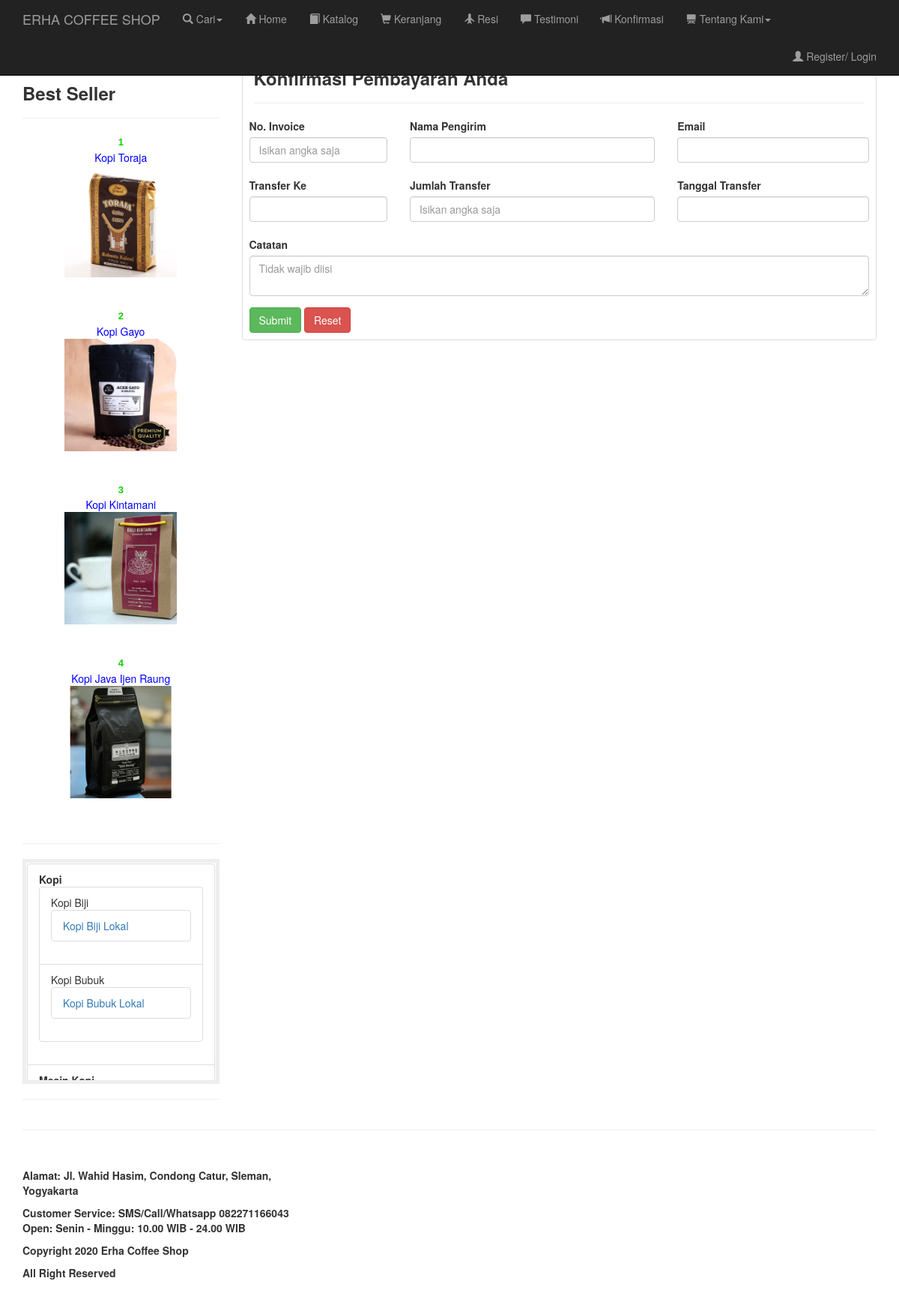
Screenshot of /konfirmasi.php with the database file from the repository.
### tables this page shows
CREATE TABLE `setting` (
  `id_setting` int(11) NOT NULL,
  `judul_setting` varchar(100) NOT NULL,
  `isi_setting` text NOT NULL,
  `updater` varchar(100) NOT NULL,
  `jam_update` time NOT NULL,
  `tgl_update` date NOT NULL
);

CREATE TABLE `bseller` (
  `id_bs` int(11) NOT NULL,
  `no_urut` int(11) NOT NULL,
  `judul_bs` int(11) NOT NULL,
  `jam_upload` time NOT NULL,
  `tgl_upload` date NOT NULL,
  `jam_update` time NOT NULL,
  `tgl_update` date NOT NULL,
  `uploader` text NOT NULL,
  `updater` text NOT NULL
);

CREATE TABLE `produk` (
  `id_produk` int(11) NOT NULL,
  `nama_produk` varchar(300) NOT NULL,
  `judul_seo` varchar(300) NOT NULL,
  `seo_keywords` varchar(300) NOT NULL,
  `seo_deskripsi` varchar(300) NOT NULL,
  `deskripsi` text NOT NULL,
  `warna` varchar(100) NOT NULL,
  `berat` varchar(10) NOT NULL,
  `kat` int(11) NOT NULL,
  `subkat` int(11) NOT NULL,
  `supersubkat` int(11) NOT NULL,
  `harga` varchar(50) NOT NULL,
  `diskon` int(11) NOT NULL,
  `harga_diskon` varchar(50) NOT NULL,
  `stok` int(11) NOT NULL,
  `garansi` varchar(25) NOT NULL,
  `uploader` varchar(200) NOT NULL,
  `updater` varchar(200) NOT NULL,
  `jam_upload` time NOT NULL,
  `tgl_upload` date NOT NULL,
  `jam_update` time NOT NULL,
  `tgl_update` date NOT NULL,
  `img` text NOT NULL
);

CREATE TABLE `kategori` (
  `id_kat` int(3) NOT NULL,
  `judul_kat` varchar(100) NOT NULL
);

CREATE TABLE `subkat` (
  `id_subkat` int(3) NOT NULL,
  `id_kat` int(3) NOT NULL,
  `judul_subkat` varchar(100) NOT NULL
);

CREATE TABLE `supersubkat` (
  `id_supersubkat` int(3) NOT NULL,
  `id_kat` int(3) NOT NULL,
  `id_subkat` int(3) NOT NULL,
  `judul_supersubkat` varchar(50) NOT NULL,
  `kategori_seo` varchar(50) NOT NULL
);

### fungsi/base_url.php (called while the page is built, shortened)
<?php
if (!function_exists('base_url')) {
    function base_url($atRoot=FALSE, $atCore=FALSE, $parse=FALSE){
        if (isset($_SERVER['HTTP_HOST'])) {
            $http = isset($_SERVER['HTTPS']) && strtolower($_SERVER['HTTPS']) !== 'off' ? 'https' : 'http';
            $hostname = $_SERVER['HTTP_HOST'];
            $dir =  str_replace(basename($_SERVER['SCRIPT_NAME']), '', $_SERVER['SCRIPT_NAME']);
            $core = preg_split('@/@', str_replace($_SERVER['DOCUMENT_ROOT'], '', realpath(dirname(__FILE__))), NULL, PREG_SPLIT_NO_EMPTY);
            $core = $core[0];
            $tmplt = $atRoot ? ($atCore ? "%s://%s/%s/" : "%s://%s/") : ($atCore ? "%s://%s/%s/" : "%s://%s%s");
            $end = $atRoot ? ($atCore ? $core : $hostname) : ($atCore ? $core : $dir);
            $base_url = sprintf( $tmplt, $http, $hostname, $end );
        }
        else $base_url = 'http://localhost/';
        return $base_url;
    }
}
$base_url = base_url();
?>

### fungsi/setting.php (called while the page is built, shortened)
<?php
$query_namatoko 		= "SELECT isi_setting FROM setting WHERE id_setting = 1 ";
$hasil_namatoko			= mysqli_query($conn,$query_namatoko);
$data_namatoko  		= mysqli_fetch_array($hasil_namatoko);
$namatoko 					= $data_namatoko['isi_setting'];
$query_footer 			= "SELECT isi_setting FROM setting WHERE id_setting = 5 ";
$hasil_footer 			= mysqli_query($conn,$query_footer);
$data_footer   			= mysqli_fetch_array($hasil_footer);
$footer 						= $data_footer['isi_setting'];
?>

### modul/mod_bseller.php (the view, shortened to what this page needs)
<h3>Best Seller</h3>
<hr/>
<div align="center">
  <marquee direction="up" height="175" width="160" scrollamount="3" scrolldelay="1" onMouseOut="this.start()" onMouseOver="this.stop()">
    <p align="center">
    <?php
    $sql    = "SELECT a.id_bs, a.no_urut, a.jam_upload, a.tgl_upload, a.uploader,
              b.nama_produk AS judul_bs, c.img AS img, d.judul_seo AS judul_seo
              FROM bseller a
              LEFT JOIN produk b ON b.id_produk = a.judul_bs
              LEFT JOIN produk c ON c.img = b.img
              LEFT JOIN produk d ON d.id_produk = c.id_produk
              ORDER BY a.id_bs ASC";
    $result = mysqli_query($conn, $sql);
    if (mysqli_num_rows($result) > 0)
    {
      while ($data = mysqli_fetch_array($result))
      {
        echo "<b><font face='arial' size='2' color=red'>".$data['no_urut']."</font></b>
              <a href='$base_url"."produk/".$data['judul_seo'].".html' class='info'>
                <br><font color='blue'>".$data['judul_bs']."</font><br>
                <img id='image' src='$base_url"."images/produk/".$data['img']." ' title='".$data['judul_bs']."' alt='".$data['judul_bs']."' style='width:150px; height:150px;' valign='top'/>
              </a>
              <br />
              <br />
              <br />
              ";
      }
    }
    else
    {
      echo "<div id='description'>Belum ada data.</div>";
    }
    ?>
    </p>
  </marquee>
</div>

### navbar.php (shortened to what this page needs)
<nav class="navbar navbar-inverse navbar-fixed-top" role="navigation">
  <div class="container" style="">
    <div class="navbar-header">
      <a class="navbar-brand"  href="<?php echo $base_url ?>"><?php echo $namatoko ?></a>
    </div>
    <div class="collapse navbar-collapse" id="bs-example-navbar-collapse-1">
      <ul class="nav navbar-nav" >
        <li class="dropdown">
          <a href="#" class="dropdown-toggle" data-toggle="dropdown" role="button" aria-haspopup="true" aria-expanded="false">
            <span class='glyphicon glyphicon-search' aria-hidden='true'></span> Cari<span class="caret"></span>
          </a>
        </li>
        <li>
          <a href='<?php echo $base_url ?>index.html'>
            <span class='glyphicon glyphicon-home' aria-hidden='true'></span> Home
          </a>
        </li>
        <li>
          <a href='<?php echo $base_url ?>katalog.html'>
            <span class='glyphicon glyphicon-book' aria-hidden='true'></span> Katalog
          </a>
        </li>
        <li>
          <a href='<?php echo $base_url ?>keranjang.html'>
            <span class='glyphicon glyphicon-shopping-cart' aria-hidden='true'></span> Keranjang
          </a>
        </li>
        <li>
          <a href='<?php echo $base_url ?>resi.html'>
            <span class='glyphicon glyphicon-plane' aria-hidden='true'></span> Resi
          </a>
        </li>
        <li>
          <a href='<?php echo $base_url ?>testimoni.html'>
            <span class='glyphicon glyphicon-comment' aria-hidden='true'></span> Testimoni
          </a>
        </li>
        <li>
          <a href='<?php echo $base_url ?>konfirmasi.html'>
            <span class='glyphicon glyphicon-bullhorn' aria-hidden='true'></span> Konfirmasi
          </a>
        </li>
        <li class="dropdown">
          <a href="#" class="dropdown-toggle" data-toggle="dropdown" role="button" aria-haspopup="true" aria-expanded="false">
            <span class='glyphicon glyphicon-blackboard' aria-hidden='true'></span> Tentang Kami<span class="caret"></span>
          </a>
        </li>
      </ul>
      <ul class="nav navbar-nav navbar-right">
      <li>
        <a title='Keranjang Belanja' href='<?php echo $base_url ?>keranjang.html'>
        </a>
      </li>
        <?php
        if(isset($_SESSION['id_customer']))
        {
          echo "
          <li class='dropdown'>
            <a href='#' class='dropdown-toggle' data-toggle='dropdown' role='button' aria-haspopup='true' aria-expanded='false'>
              <span class='glyphicon glyphicon-user' aria-hidden='true'></span> Hai, ".$sesen_username." <span class='caret'></span>
            </a>
            <ul class='dropdown-menu'>
              <li>
                <a href='$base_url"."logout'>
                  <span class='glyphicon glyphicon-log-out' aria-hidden='true'></span> Logout
                </a>
              </li>
            </ul>
          </li>";
        }
        else
        {
          echo "<li><a href='$base_url"."register.html'><span class='glyphicon glyphicon-user' aria-hidden='true'></span> Register/ Login</a></li>";
        }
        ?>
      </ul>
    </div>
  </div>
</nav>

### modul/mod_kategori.php
<div class="list-group" style="overflow:auto;height:300px;padding:1px;margin:10px auto;border:5px solid #eee">
  <?php
  include "config.php";
  $sql = "SELECT * FROM kategori ORDER BY judul_kat ASC";
  $result = mysqli_query($conn, $sql);
  if (mysqli_num_rows($result) > 0)
  {
    echo '<ul class="list-group">';
    while ($row = mysqli_fetch_assoc($result))
    {
      $id_kat = $row['id_kat'];
      $sql2 = "SELECT * FROM subkat WHERE id_kat='$id_kat'";
      $result2 = mysqli_query($conn, $sql2);
      echo '<li class="list-group-item"><b>'.$row['judul_kat'].'</b>';
        echo '<ul class="list-group">';
          while($row2 = mysqli_fetch_assoc($result2))
          {
            $id_subkat = $row2['id_subkat'];
            $sql3 = "SELECT * FROM supersubkat WHERE id_subkat ='$id_subkat'";
            $result3 = mysqli_query($conn, $sql3);
            echo '<li class="list-group-item">'.$row2['judul_subkat'];
                echo '<ul class="list-group">';
                  while($row3 = mysqli_fetch_assoc($result3))
                  {
                    echo "<li class='list-group-item'><a href='$base_url"."kategori/$row3[kategori_seo]'>".$row3['judul_supersubkat']."</a></li>";
                  }
                echo '</ul>';
            echo '</li>';
          }
        echo '</ul>';
      echo '</li>';
    }
    echo '</ul>';
  }
  ?>
</div>

### footer.php
<footer>
  <div class="row">
      <div class="col-sm-4">
        <?php echo $footer ?>
      </div>
      </div>
</footer>

### template/css/shop-item.css (style rules this page uses)
body { padding-top: 70px; }
footer { margin: 50px 0; }

### rows the page displays
setting: isi_setting "ERHA COFFEE SHOP"
bseller: no_urut "1", produk.nama_produk "Kopi Toraja", produk.img (picture)
bseller: no_urut "2", produk.nama_produk "Kopi Gayo", produk.img (picture)
bseller: no_urut "3", produk.nama_produk "Kopi Kintamani", produk.img (picture)
bseller: no_urut "4", produk.nama_produk "Kopi Java Ijen Raung", produk.img (picture)
kategori: judul_kat "Kopi"
subkat: judul_subkat "Kopi Biji"
supersubkat: judul_supersubkat "Kopi Biji Lokal"
subkat: judul_subkat "Kopi Bubuk"
supersubkat: judul_supersubkat "Kopi Bubuk Lokal"
kategori: judul_kat "Mesin Kopi"
setting: isi_setting "Alamat: Jl. Wahid Hasim, Condong Catur, Sleman, Yogyakarta Customer Service: SMS/Call/Whatsapp 082271166043 Open: Senin - Minggu: 10.00 WIB - 24.00 WIB Copyright 2020 Erha Coffee Shop All Right Reserved"
